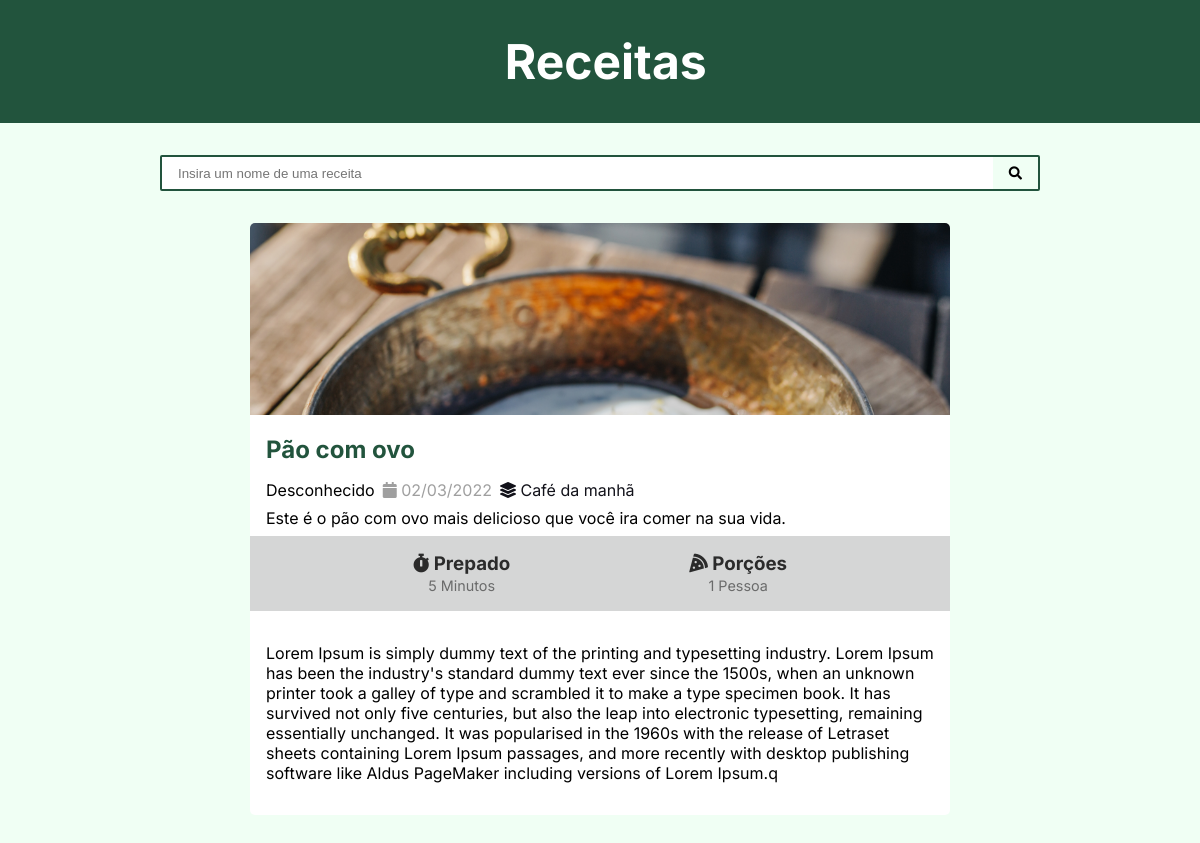
Screenshot of /recipes/4/ with the database file from the repository.
### recipes/models.py (models this page shows, shortened)
class Recipe(models.Model):
    title = models.CharField(
        max_length=96
    )
    description = models.CharField(
        max_length=196
    )
    slug = models.SlugField()
    preparation_time = models.IntegerField()
    preparation_time_unit = models.CharField(
        max_length=96
    )
    servings = models.IntegerField()
    servings_unit = models.CharField(
        max_length=96
    )
    preparation_steps = models.TextField()
    preparation_steps_is_html = models.BooleanField(default=False)
    create_at = models.DateTimeField(
        auto_now_add=True
    )
    update_at = models.DateTimeField(
        auto_now=True
    )
    is_published = models.BooleanField(
        default=False
        )
    cover = models.ImageField(
        upload_to='recipes/cover/%Y/%m/%d/'
    )
    category = models.ForeignKey(
        Category,
        on_delete=models.SET_NULL,
        null=True,
        blank=True
    )
    author = models.ForeignKey(
        User,
          on_delete=models.SET_NULL,
        null=True
    )

class Category(models.Model):
    name = models.CharField(
        max_length=196
    )
    def __str__(self):
        return self.name

### recipes/views.py (the view)
# urls.py: path('recipes/<int:id>/', views.recipe, name="recipes"),
def recipe(request, id):
    recipe = get_object_or_404(Recipe, id=id)
    context = {
        "recipe": recipe,
        "is_details": True
    }
    return render(request, 'recipes/pages/recipe-view.html', context)

### recipes/templates/recipes/pages/recipe-view.html (shortened to what this page needs)
{% extends 'global/pages/base.html' %}
{% block content %}
    <div class="content-card">
        {% include '../partials/recipes.html' %}
    </div>
{% endblock content %}

### recipes/templates/recipes/partials/recipes.html (shortened to what this page needs)
    <div class="card">
    <img class="card__img" src="{{ recipe.cover.url }}" alt="">
    <h2 class="card__title">
        <a href="{% url 'recipes' recipe.id %}">
            {{ recipe.title|capfirst }}
        </a>
    </h2>
    <div class="card__author">
        {% if recipe.author %}
            <span class="card__author-items">
                <i class="fas fa-user"></i>
                {% if recipe.author.first_name %}
                    {{ recipe.author.first_name }}
                {% else %}
                    {{ recipe.author.username }}
                {% endif %}
            </span>
        {% else %}
            Desconhecido
        {% endif %}
        <span class="card__author-items">
            <i class="fas fa-calendar"></i>
            {{ recipe.create_at|date:"d/m/Y" }}
        </span>
        {% if recipe.category %}
        <span class="card__author-items">
            <a href="{% url 'category' recipe.category.id %}">
                <i class="fas fa-layer-group"></i>
                {{ recipe.category }}
            </a>
        </span>
        {% endif %}
    </div>
    <p class="card__text">
        {{ recipe.description }}
    </p>
    <div class="card__meta">
        <div class="card__meta-preparation">
            <h3>
                <i class="fas fa-stopwatch"></i>
                Prepado
            </h3>
            <span>
                {{ recipe.preparation_time }}
                {{ recipe.preparation_time_unit }}
            </span>
        </div>
        <div class="card__meta-servings">
            <h3>
                <i class="fas fa-pizza-slice"></i>
                Porções
            </h3>
            <span>
                {{ recipe.servings }}
                {{ recipe.servings_unit }}
            </span>
        </div>
    </div>
    {% if is_details %}
        <div class="card__steps">
            {% if recipe.preparation_steps_is_html is True %}
                {{ recipe.preparation_steps|safe }}
            {% else %}
                {{ recipe.preparation_steps|linebreaksbr }}q
            {% endif %}
        </div>
    {% endif %}
</div>

### base_static/global/css/style.css (style rules this page uses)
* { margin: 0; padding: 0; box-sizing: border-box; }
:root { --color-green-100:#F0FFF4; --color-green-300:#68D391; --color-green-400:#48BB78; --color-green-500:#38A169; --color-green-600:#2F855A; --color-green-700:#276749; --color-green-800:#22543D; --color-white: #ffffff; --color-black: #12121a; }
body { font-family: 'inter', serif; background-color: var(--color-green-100); }
.content-card { max-width: 700px; width: 100%; margin: 0 auto; }
.card { background-color: var(--color-white); overflow: hidden; border-radius: 5px; text-decoration: none; }
.card__img { max-width: 100%; width: 100%; object-fit: cover; height: 12rem; }
.card__title a { text-decoration: none; padding: 1rem; display: inline-block; padding-bottom: .5rem; color: var(--color-green-800); }
.card__author { padding: .5rem 1rem ; display: flex; gap: .5rem; flex-wrap: wrap; }
.card__author span { color: rgba(0, 0, 0, 0.377); }
.card__author a { color: #12121a; text-decoration: none; transition: .2s; }
.card__text { padding: 0 1rem ; }
.card__meta { display: flex; justify-content: space-evenly; gap: 1rem; padding: 0 1rem 1rem; text-align: center; background-color: hsla(150, 18%, 9%, 0.178); padding: 1rem 0; margin-top: .5rem; color: rgba(0, 0, 0, 0.8); }
.card__meta span { color: rgba(0, 0, 0, 0.5); font-size: .9rem; }
.card__steps { padding: 2rem 1rem; }

### rows the page displays
Recipe: cover (picture), title "Pão com ovo", create_at "02/03/2022", category "Café da manhã", description "Este é o pão com ovo mais delicioso que você ira comer na sua vida.", preparation_time "5", preparation_time_unit "Minutos", servings "1", servings_unit "Pessoa", preparation_steps "Lorem Ipsum is simply dummy text of the printing and typesetting industry. Lorem Ipsum has been the industry's standard dummy text ever since the 1500s, when an unknown printer took a galley of type and scrambled it to make a type specimen book. It has survived not only five centuries, but also the leap into electronic typesetting, remaining essentially unchanged. It was popularised in the 1960s with the release of Letraset sheets containing Lorem Ipsum passages, and more recently with desktop publishing software like Aldus PageMaker including versions of Lorem Ipsum."
